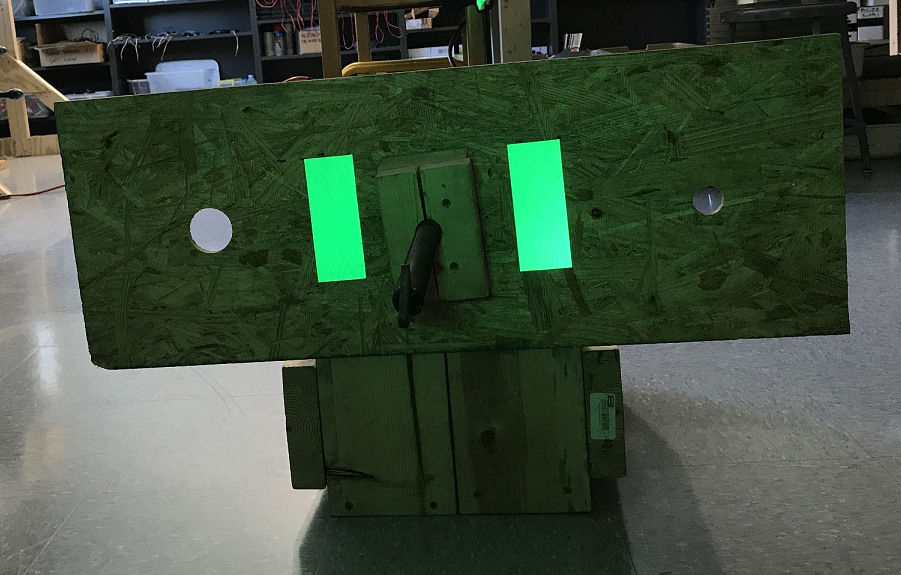
#> input picture NapalmVision2017PostSCRIW/testimagesmall.png, 901 x 575 px, found by its file name
$ python draw.py
#> lines starting #> are read from the running program, lines starting #| are printed output that depends on the picture; after the words box and inside, x2 and y2 are one past the last pixel; in counts of white or black regions, pixels touching at a corner belong together
import numpy
import cv2

img_path = "C:\\Users\\FRC_STANDARD_USER\\Desktop\\Python Vision Code\\testimagesmall.png"
img = cv2.imread(img_path, cv2.IMREAD_UNCHANGED)
#> img is the input picture: shape (575, 901, 4); mean B, G, R, A 62, 79.4, 63.8, 255
rows = img.shape[0]
#> rows = 575
columns = img.shape[1]
#> columns = 901
cv2.line(img, (0, 0), (400, 400), (255, 0, 0), 3) #Inputs seem to be image to act on, start coord, end coord, color, and width in px
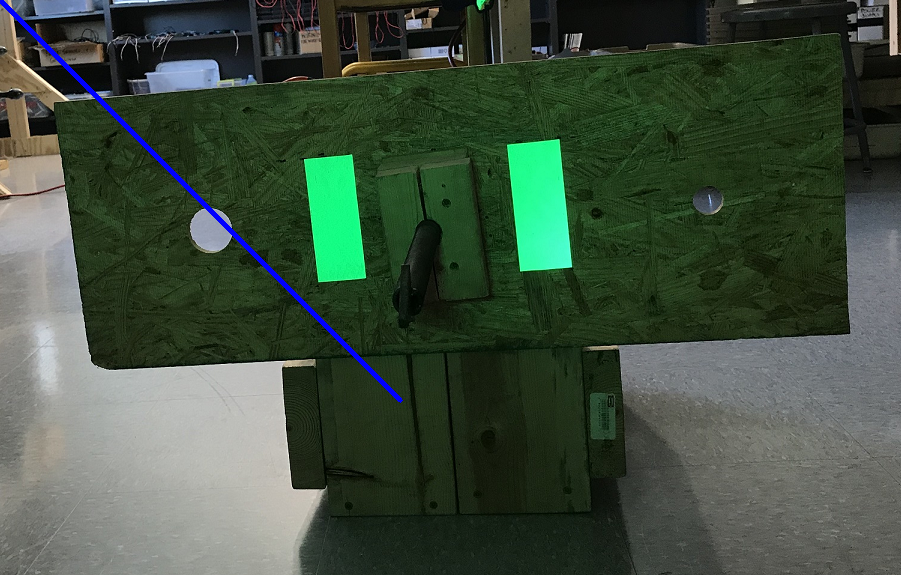
#> img: shape (575, 901, 4); 0.54% of pixels changed, all inside (x1, y1, x2, y2) = (0, 0, 403, 403)
cv2.imshow("image", img)
cv2.waitKey(0)
cv2.destroyAllWindows()

$ run again, with NapalmVision2017PostSCRIW/bd_test.png copied over NapalmVision2017PostSCRIW/testimagesmall.png
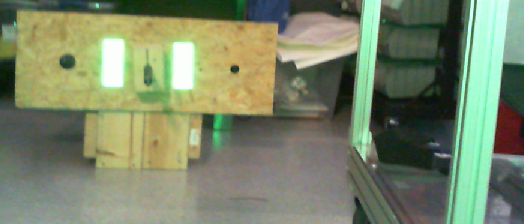
#> input picture NapalmVision2017PostSCRIW/bd_test.png, 524 x 224 px, found by its file name
#> img is the input picture: shape (224, 524, 3); mean B, G, R 105.5, 134, 122.7
#> `cv2.line(img, (0, 0), (400, 400), (255, 0, 0), 3)`:
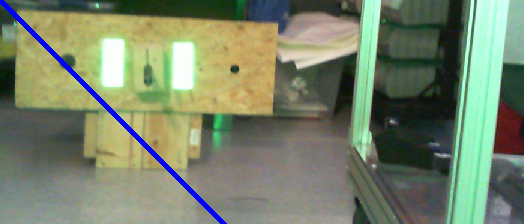
#> img: shape (224, 524, 3); 1.33% of pixels changed, all inside (x1, y1, x2, y2) = (0, 0, 227, 224)
